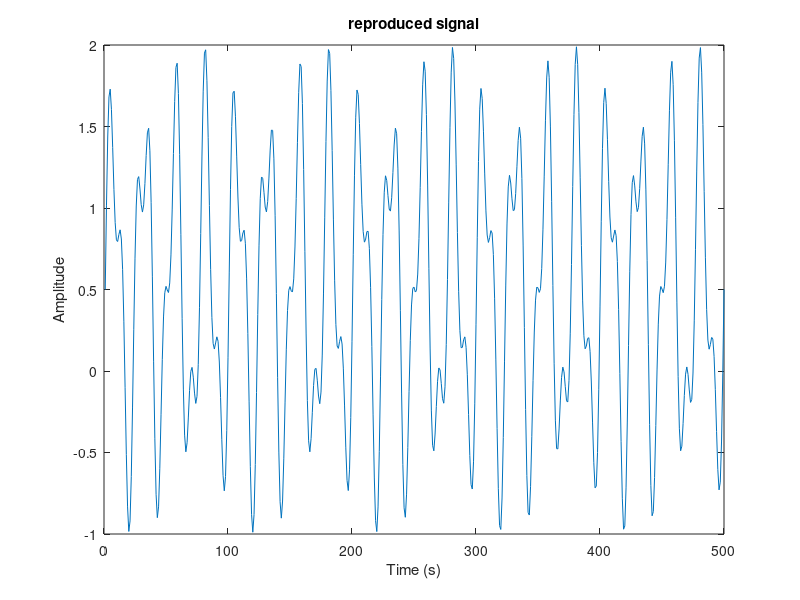

Reproduce this figure in MATLAB.
% expA.m


%x = [0:0.1:10];
% phi = (2*pi)/6;
%phi = 0;
%y = cos(x.*((2*pi)/3) + phi);


% x = [0:0.5:500];
x = linspace(0,0.5,500);

% 40 hz & 90 hz

y = sin(40 * 2 * pi .* x) + 0.5 * sin(90 * 2 * pi .* x) + 0.50;
% y = sin(40 * 2 * pi .* x) + 0.5 * sin(20 * 2 * pi .* x);

count = size(x,2);

hold off;
plot(y);
xlabel('Time (s)');
ylabel('Amplitude');
title('signal samples');


% coefficients
T = x(1,2) - x(1,1); % sample spacing
k = [1:count];
coefficients = zeros(1,count);

for k = 0:count-1 % frequency
	coefficient = 0;
	for n = 0:count-1 % sample
		sample = y(1,n+1);
		coefficient = coefficient + sample * exp(-2*pi*j * k * n/count );
	endfor
	coefficients(1,k+1) = coefficient;
endfor

hold off;


% coefficients are scaled by count -- should be scaled by 1/count

% coefficients = fft(y);


% stem(coefficients.*coefficients);
% stem( abs(coefficients) );
f = linspace(0,1/T,count);
bar(f(1:count/2) , abs(coefficients)(1:count/2) * 1/count );
xlabel('Frequencies (units?)');
ylabel('Amplitude');
title('Frequency components');


% reproduce original signal:


s = linspace(0,1/T,count);
for n = 0:count-1
	value = 0;
	for k = 0:count-1
		c = coefficients(1,k+1);
		value = value + c * exp(2*pi*j * k * n/count); % * T;
	endfor
	value = value * 1/count;
	s(1,n+1) = value;
endfor


% 0.0025


hold off;
% plot( abs(s) );
plot( real(s) );
xlabel('Time (s)');
ylabel('Amplitude');
title('reproduced signal');











% f = fft(y);



% ...
